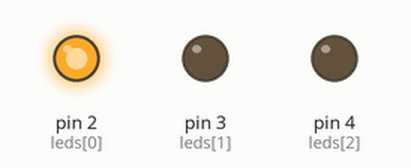
Simulated run of this sketch. Board: Arduino Uno, built with avr-gcc and run on an emulated ATmega328P. Shown: output pins drawn as LEDs (lit = HIGH).

Above: at 0.15 s.
At 1.35 s:
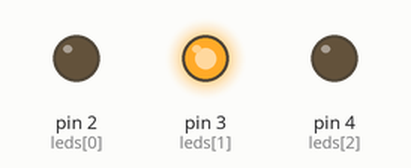
At 2.55 s:
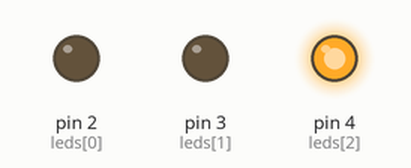
Timing chart, 0 to 3.0 s (numbered marks = the images above):
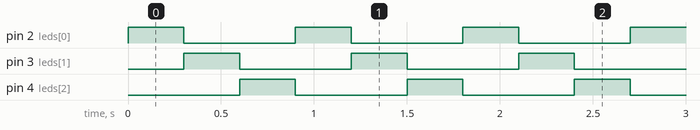

The sketch:

led_blink_sequence.ino
```cpp
int leds[] = {2, 3, 4};
int numLeds = 3;

void setup() {
  for (int i = 0; i < numLeds; i++) {
    pinMode(leds[i], OUTPUT);
  }
}

void loop() {
  for (int i = 0; i < numLeds; i++) {
    digitalWrite(leds[i], HIGH);
    delay(300);
    digitalWrite(leds[i], LOW);
  }
}
```

Measured:
- by itself, pin 2 (leds[0]), pin 3 (leds[1]), pin 4 (leds[2]): alternates HIGH for 0.30 s and LOW for 0.60 s
- by itself, everything shown: repeats every 0.90 s, in 4 steps
